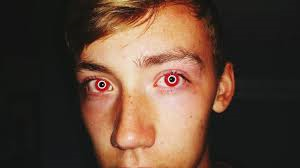
//> input picture images/face1.bmp, 300 x 168 px
$ ./main   (built with g++ and OpenCV 4)
//> lines starting //> are read from the running program, lines starting //| are printed output that depends on the picture; after the words box and inside, x2 and y2 are one past the last pixel; in counts of white or black regions, pixels touching at a corner belong together
### src/Phase2.h
#ifndef PHASE2_H
#define PHASE2_H

#include <opencv2/opencv.hpp>
using namespace cv;
using namespace std;

const int n8_di[8] = {0,-1,-1, -1, 0, 1, 1, 1};
const int n8_dj[8] = {1, 1, 0, -1, -1,-1, 0, 1};

const int n4_di[] = {-1, 0, 1, 0};
const int n4_dj[] = {0, 1, 0, -1};

typedef struct {
    Mat B;
    Mat G;
    Mat R;
} image_channels_bgr;

typedef struct {
    Mat H;
    Mat S;
    Mat V;
} image_channels_hsv;

// Data structures
struct edge_image_values {
    int min_value;
    int max_value;
};

struct labels {
    Mat labelsM;
    int no_labels;
};


Mat negative_image(Mat image);

Mat bgr_2_grayscale(Mat source);

int* compute_histogram_naive(Mat source);

Mat apply_histogram_equalization(Mat source, int* histogram);

Mat threshold_inverse_binary(Mat gray, int thresh_value);  //binarizeaza in functie de un threshold

labels BFS_labeling(Mat source);

Mat color_labels(labels labels_str);

vector<Rect> detectEyes(Mat source); //functia main de detectie ochi

Mat displayEyeZones(Mat img, vector<Rect> eyes);

image_channels_bgr break_channels(Mat source);

image_channels_hsv bgr_2_hsv(image_channels_bgr bgr_channels);

image_channels_bgr fixRedEyes(image_channels_bgr bgr_channels, image_channels_hsv hsv_channels, vector<Rect> eyes);

#endif // PHASE2_H

### src/Phase2.cpp
#include "Phase2.h"
#include <cmath>
#include <random>

using namespace cv;
using namespace std;

#include <opencv2/opencv.hpp>
#include <vector>

Mat negative_image(Mat image){

    Mat negative = image.clone();

    for(int i=0; i<image.rows; i++){
        for(int j=0; j<image.cols; j++){
            negative.at<uchar>(i,j) = 255 - image.at<uchar>(i,j);
        }
    }
    return negative;
}

Mat bgr_2_grayscale(Mat source){
    int rows, cols;
    Mat grayscale_image;

    rows = source.rows;
    cols = source.cols;
    grayscale_image = Mat(rows,cols,CV_8UC1);
    for(int i = 0; i < rows; i++) {
        for(int j = 0; j < cols; j++) {
            unsigned int blue = source.at<Vec3b>(i,j)[0];
            unsigned int green = source.at<Vec3b>(i,j)[1];
            unsigned int red = source.at<Vec3b>(i,j)[2];
            grayscale_image.at<uchar>(i,j) = (red + green + blue) / 3;
        }
    }
    return grayscale_image;
}

int* compute_histogram_naive(Mat source){

    int* histogram = (int*)calloc(256, sizeof(int));

    int rows = source.rows;
    int cols = source.cols;

    for (int i = 0; i < rows; i++) {
        for (int j = 0; j < cols; j++) {
            histogram[source.at<uchar>(i, j)]++;
        }
    }
    return histogram;
}

Mat apply_histogram_equalization(Mat source, int* histogram){

    Mat result;
    int rows = source.rows;
    int cols = source.cols;
    result = Mat(rows, cols, CV_8UC1);
    int M = source.rows * source.cols;
    float L = 255.0f;
    float pc[256] = {0};
    pc[0] = (float)histogram[0] / M;
    for (int i = 1; i < 256; i++) {
        pc[i] = pc[i-1] + (float)histogram[i] / M;
    }
    float tab[256];
    for (int i = 0; i < 256; i++) {
        tab[i] = L*pc[i];
    }

    for (int i = 0; i < rows; i++) {
        for (int j = 0; j < cols; j++) {
            uchar g_in = source.at<uchar>(i, j);
            uchar g_out = tab[g_in];
            result.at<uchar>(i, j) = g_out;
        }
    }
    return result;
}

Mat threshold_inverse_binary(Mat gray, int thresh_value) {
    Mat binary_image = Mat(gray.rows,gray.cols, CV_8UC1);

    for (int i = 0; i < gray.rows; i++) {
        for (int j = 0; j < gray.cols; j++) {
            uchar pixel = gray.at<uchar>(i, j);
            binary_image.at<uchar>(i, j) = (pixel < thresh_value) ? 255 : 0;
        }
    }
    return binary_image;
}

bool IsInside(int img_rows, int img_cols, int i, int j){

    if (i<0 || i>=img_rows || j<0 || j>=img_cols)
        return false;
    return true;
}


Mat dilation(Mat source,  int no_iter){

    Mat dst, aux;
    int rows, cols;

    rows = source.rows, cols = source.cols;
    dst = source.clone(), aux = source.clone();
    while (no_iter--) {
        for (int i = 0; i < rows; i++) {
            for (int j = 0; j < cols; j++) {
                if (aux.at<uchar>(i, j) == 0) {
                    for (int k = 0; k < 8; k++) {
                        int ni = i + n8_di[k];
                        int nj = j + n8_dj[k];
                        if (IsInside(rows, cols, ni, nj)) {
                            dst.at<uchar>(ni, nj) = 0;
                        }
                    }
                }
            }
        }
        aux = dst.clone();
    }
    return dst;

}
Mat color_labels(labels labels_str){

    int rows, cols, no_labels;
    Mat labelsM, result;
    Vec3b* colors;

    rows = labels_str.labelsM.rows;
    cols = labels_str.labelsM.cols;
    labelsM= labels_str.labelsM;
    no_labels = labels_str.no_labels;
    colors = new Vec3b[no_labels];

    default_random_engine gen;
    uniform_int_distribution<int> d(0,255);

    for (int i = 0; i < no_labels; i++) {
        uchar r = d(gen);
        uchar g = d(gen);
        uchar b = d(gen);
        colors[i] = Vec3b(b, g, r);
    }
    result = Mat(rows, cols, CV_8UC3, Scalar(255, 255, 255));
    for (int i = 0; i < rows; i++) {
        for (int j = 0; j < cols; j++) {
            int label = labelsM.at<int>(i, j);
            if (label > 0) {
                result.at<Vec3b>(i, j) = colors[label];
            }
        }
    }
    return result;
}
labels BFS_labeling(Mat source) {
    Mat labelsM;
    int rows, cols, no_labels;
    no_labels = 0;
    rows = source.rows, cols = source.cols;
    labelsM = Mat(rows, cols, CV_32SC1, Scalar(0));

    for(int i = 0; i < rows; i++) {
        for(int j = 0; j < cols; j++) {
            if (source.at<uchar>(i,j) == 0 && labelsM.at<int>(i,j) == 0) {
                no_labels++;
                std::queue<Point> Q;
                labelsM.at<int>(i,j) = no_labels;
                Q.push(Point(j,i));

                while (!Q.empty()) {
                    Point q = Q.front();
                    Q.pop();

                    for (int k = 0; k < 4; k++) {
                        int x = q.y + n4_di[k];
                        int y = q.x + n4_dj[k];

                        if (x >= 0 && x < rows && y >= 0 && y < cols) {
                            if (source.at<uchar>(x,y) == 0 && labelsM.at<int>(x,y) == 0) {
                                labelsM.at<int>(x,y) = no_labels;
                                Q.push(Point(y,x));
                            }
                        }
                    }
                }
            }
        }
    }
    return {labelsM, no_labels};
}


vector<Rect> detectEyes(Mat source) {

    Mat gray = bgr_2_grayscale(source);
    imshow("gray", gray);
    int* histogram = compute_histogram_naive(gray);
    gray = apply_histogram_equalization(gray, histogram);
    imshow("gray equalized", gray);
    Mat binary = threshold_inverse_binary(gray, 60);

    imshow("binary", binary);

    Mat invBinary;
    invBinary = negative_image(binary);

    imshow("invBinary", invBinary);

    invBinary = dilation(invBinary, 2);
    imshow("dilated", invBinary);

    labels labelsStruct = BFS_labeling(invBinary);
    Mat labelsMat = labelsStruct.labelsM;
    int no_labels = labelsStruct.no_labels;

    Mat colorLabels = color_labels(labelsStruct);
    imshow("labeled components", colorLabels);

    vector<Rect> eyes;

    image_channels_bgr bgr_channels = break_channels(source);
    image_channels_hsv hsv_channels = bgr_2_hsv(bgr_channels);

    for (int label = 1; label <= no_labels; label++) {
        int minX = invBinary.cols, minY = invBinary.rows;
        int maxX = 0, maxY = 0;
        int no_pixels = 0;
        Point center(0, 0);

        for (int y = 0; y < labelsMat.rows; y++) {
            for (int x = 0; x < labelsMat.cols; x++) {
                if (labelsMat.at<int>(y, x) == label) {
                    minX = min(minX, x);
                    minY = min(minY, y);
                    maxX = max(maxX, x);
                    maxY = max(maxY, y);
                    center.x += x;
                    center.y += y;
                    no_pixels++;
                }
            }
        }
        center.x /= no_pixels;
        center.y /= no_pixels;

        int width = maxX - minX;
        int height = maxY - minY;
        float aspectRatio = (float)width / height;

        if (aspectRatio >= 0.8 && aspectRatio <= 4 && no_pixels > 10 && no_pixels < 10000) {
            int redPixelCount = 0;
            int totalCount = 0;

            Rect eyeRect(minX, minY, width, height);
            for (int y = minY; y < maxY; y++) {
                for (int x = minX; x < maxX; x++) {
                    float h = hsv_channels.H.at<float>(y, x);
                    float s = hsv_channels.S.at<float>(y, x);
                    float v = hsv_channels.V.at<float>(y, x);
                    totalCount++;
                    if (((h >= 0 && h <= 25) || (h >= 335 && h <= 360)) &&
                        s > 0.6 && v > 0.6) {
                        redPixelCount++;
                        }
                }
            }
            float redRatio = (float)redPixelCount / totalCount;
            if (redRatio > 0.02) {
                eyes.push_back(eyeRect);
            }
        }
    }

    vector<Rect> parallelEyes;
    for (int i = 0; i < eyes.size(); i++) {
        for (int j = i + 1; j < eyes.size(); j++) {
            int centerY1 = eyes[i].y + eyes[i].height / 2;
            int centerY2 = eyes[j].y + eyes[j].height / 2;
            if (abs(centerY1 - centerY2) < 20) {
                parallelEyes.push_back(eyes[i]);
                parallelEyes.push_back(eyes[j]);
                break;
            }
        }
        if (!parallelEyes.empty()) break;
    }
    return parallelEyes.empty() ? eyes : parallelEyes;

}


Mat displayEyeZones(Mat img, vector<Rect> eyes) {

    for (Rect eye : eyes) {
        rectangle(img, eye, Scalar(0, 0, 255), 2);
    }
    return img;
}

image_channels_bgr break_channels(Mat source){
    int rows, cols;
    Mat B, G, R;
    image_channels_bgr bgr_channels;

    rows = source.rows;
    cols = source.cols;
    B = Mat(rows, cols, CV_8UC1);
    G = Mat(rows, cols, CV_8UC1);
    R = Mat(rows, cols, CV_8UC1);
    for (int i = 0; i < rows; i++) {
        for (int j = 0; j < cols; j++) {
            B.at<uchar>(i,j) = source.at<Vec3b>(i, j)[0];
            G.at<uchar>(i,j) = source.at<Vec3b>(i, j)[1];
            R.at<uchar>(i,j) = source.at<Vec3b>(i, j)[2];
        }
    }
    bgr_channels.B = B;
    bgr_channels.G = G;
    bgr_channels.R = R;
    return bgr_channels;
}

image_channels_hsv bgr_2_hsv(image_channels_bgr bgr_channels){
    int rows, cols;
    Mat H, S, V;
    image_channels_hsv hsv_channels;

    rows = bgr_channels.B.rows;
    cols = bgr_channels.B.cols;
    Mat r,g,b;
    r = Mat(rows, cols, CV_32FC1);
    g = Mat(rows, cols, CV_32FC1);
    b = Mat(rows, cols, CV_32FC1);
    V = Mat(rows, cols, CV_32FC1);
    H = Mat(rows, cols, CV_32FC1);
    S = Mat(rows, cols, CV_32FC1);
    Mat M = Mat(rows, cols, CV_32FC1);
    Mat m = Mat(rows, cols, CV_32FC1);
    Mat C = Mat(rows, cols, CV_32FC1);

    for(int i = 0; i < rows; i++) {
        for(int j = 0; j < cols; j++) {
            float red = (float)bgr_channels.R.at<uchar>(i,j)/255;
            r.at<float>(i,j) = red;
            float green = (float)bgr_channels.G.at<uchar>(i,j)/255;
            g.at<float>(i,j) = green;
            float blue = (float)bgr_channels.B.at<uchar>(i,j)/255;
            b.at<float>(i,j) = blue;

            float maxx = M.at<float>(i,j) = max(max(red, green), blue);
            float minn = m.at<float>(i,j) = min(min(red, green), blue);
            C.at<float>(i,j) = maxx - minn;
            V.at<float>(i,j) = M.at<float>(i,j);

            if (V.at<float>(i,j) != 0)
                S.at<float>(i,j) = C.at<float>(i,j)/V.at<float>(i,j);
            else
                    S.at<float>(i,j) = 0;

            if (C.at<float>(i,j) != 0) {
                if (M.at<float>(i,j) == red)
                    H.at<float>(i,j) = 60*(green - blue)/C.at<float>(i,j);
                if (M.at<float>(i,j) == green)
                    H.at<float>(i,j) = 120 + 60*(blue - red)/C.at<float>(i,j);
                if (M.at<float>(i,j) == blue)
                    H.at<float>(i,j) = 240 + 60*(red - green)/C.at<float>(i,j);
            }
            else
                H.at<float>(i,j) = 0;

            if (H.at<float>(i,j) < 0)
                H.at<float>(i,j)+= 360;
        }
    }
    hsv_channels.H = H;
    hsv_channels.S = S;
    hsv_channels.V = V;

    return hsv_channels;
}


image_channels_bgr fixRedEyes(image_channels_bgr bgr_channels, image_channels_hsv hsv_channels, vector<Rect> eyes) {
    for (int i = 0; i < eyes.size(); ++i) {
        Rect eye = eyes[i];

        Mat eyeH = hsv_channels.H(eye);
        Mat eyeS = hsv_channels.S(eye);
        Mat eyeV = hsv_channels.V(eye);

        Mat maskH = ((eyeH >= 0) & (eyeH <= 35)) | ((eyeH >= 325) & (eyeH <= 360));
        Mat maskS = (eyeS > 0.5);
        Mat maskV = (eyeV > 0.5);
        Mat red_eye_mask = maskH & maskS & maskV;

       // imshow("Red Eye Portion" + to_string(i), red_eye_mask);

        Mat eyeB = bgr_channels.B(eye);
        Mat eyeG = bgr_channels.G(eye);
        Mat eyeR = bgr_channels.R(eye);

        for (int x = 0; x < red_eye_mask.rows; x++) {
            for (int y = 0; y < red_eye_mask.cols; y++) {
                if (red_eye_mask.at<uchar>(x, y)) {
                    uchar colorOfPupil = (eyeB.at<uchar>(x, y) + eyeG.at<uchar>(x, y)) / 2;  //color of pupil
                    eyeB.at<uchar>(x, y) = eyeG.at<uchar>(x,y) = eyeR.at<uchar>(x,y) =  colorOfPupil;
                }
            }
        }
    }
    return bgr_channels;
}


//this is for comparing
// [7 lines left out: function detectEyesWithHaarCascade, not called in this run]

### main.cpp
#include <iostream>
#include <opencv2/opencv.hpp>
#include "src/Phase2.h"

using namespace std;
using namespace cv;

int main() {
    Mat source = imread("D:\\AA-UTCN\\An III\\Sem II\\PI\\Project\\Phase2 - Implementation\\images\\face1.bmp",
                        IMREAD_COLOR);
//> source is the input picture: 168 rows x 300 cols, CV_8UC3; mean B, G, R 54.2, 68.8, 92.4
    // original image
    imshow("Original", source);
    Mat detectedEyes = source.clone();

    vector<Rect> eyes = detectEyes(source);
//> after the loop in bgr_2_grayscale, `for(int i = 0; i < rows; i++)`:
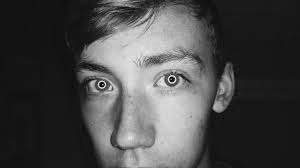
//> grayscale_image: 168 rows x 300 cols, CV_8UC1; min 1, max 236, mean 71.6
//> after the loop in apply_histogram_equalization, `for (int i = 1; i < 256; i++)`: pc = 256 values from 0 to 1
//> after the loop in apply_histogram_equalization, `for (int i = 0; i < 256; i++)`: tab = 256 values from 0 to 255
//> after the loop in threshold_inverse_binary, `for (int i = 0; i < gray.rows; i++)`:
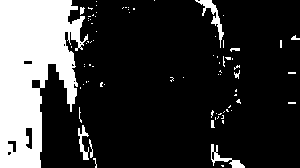
//> binary_image: 168 rows x 300 cols, CV_8UC1; 21.2% white; 79 white regions (69 under 20 px), largest, box (x1, y1, x2, y2) and area: (0, 0, 88, 168) 9524, (195, 0, 224, 48) 298, (211, 144, 245, 168) 228
//> after the loop in dilation, `while (no_iter--)`: no_iter = -1
//> the loop in BFS_labeling, `for(int i = 0; i < rows; i++)` made 168 passes
//> no_labels on passes 1 to 3: 3, 3, 3
//> after the loop in BFS_labeling, `for(int i = 0; i < rows; i++)`:
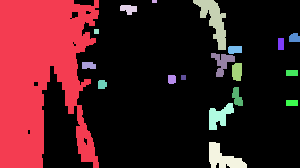
//> labelsM: 168 rows x 300 cols, CV_32SC1; 20 distinct labels, from 0 to 19; one colour per label, 0 black
//> after the loop in BFS_labeling, `for(int i = 0; i < rows; i++)`: no_labels = 19
//> in color_labels, `rows = labels_str.labelsM.rows;`: rows = 168
//> in color_labels, `cols = labels_str.labelsM.cols;`: cols = 300
//> in color_labels, `no_labels = labels_str.no_labels;`: no_labels = 19
//> the loop in color_labels, `for (int i = 0; i < no_labels; i++)` made 19 passes
//> after the loop in break_channels, `for (int i = 0; i < rows; i++)`:
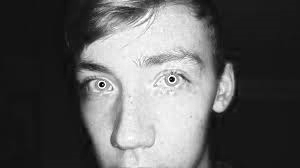
//> R: 168 rows x 300 cols, CV_8UC1; min 0, max 255, mean 92.4
//> in bgr_2_hsv, `rows = bgr_channels.B.rows;`: rows = 168
//> in bgr_2_hsv, `cols = bgr_channels.B.cols;`: cols = 300
//> after the loop in bgr_2_hsv, `for(int i = 0; i < rows; i++)`:
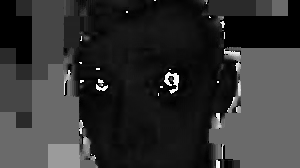
//> H: 168 rows x 300 cols, CV_32FC1; min 0, max 359.6, mean 72.4; drawn with min black and max white
//> the loop in detectEyes, `for (int label = 1; label <= no_labels; label++)` made 19 passes
//> (minX, minY, maxX, maxY, no_pixels, width, height, aspectRatio) on passes 2, 4, 5, 6, 8, 9, 10, 12: (152, 0, 156, 2, 15, 4, 2, 2), (120, 5, 136, 14, 120, 16, 9, 1.78), (94, 29, 98, 33, 25, 4, 4, 1), (289, 33, 299, 41, 86, 10, 8, 1.25), (228, 46, 241, 53, 102, 13, 7, 1.86), (211, 53, 234, 76, 279, 23, 23, 1), (82, 62, 95, 68, 89, 13, 6, 2.17), (286, 70, 297, 75, 72, 11, 5, 2.2)
//> the loop in detectEyes, `for (int i = 0; i < eyes.size(); i++)` made 1 pass
//> after the loop in detectEyes, `for (int i = 0; i < eyes.size(); i++)`: parallelEyes = 2 Rects (x, y, width, height): [211, 53, 23, 23], [168, 75, 7, 8]
//> eyes has the same summary as parallelEyes in detectEyes
    displayEyeZones(detectedEyes, eyes);
//> the loop in displayEyeZones, `for (Rect eye : eyes)` made 2 passes
//> after the loop in displayEyeZones, `for (Rect eye : eyes)`:
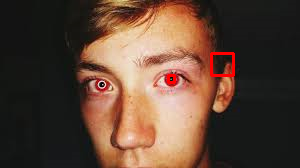
//> img: 168 rows x 300 cols, CV_8UC3; 0.66% of pixels changed, all inside (x1, y1, x2, y2) = (167, 52, 235, 84)
    imshow("Detected eyes", detectedEyes);

    Mat result = source.clone();
    image_channels_bgr bgr = break_channels(result);
    image_channels_hsv hsv = bgr_2_hsv(bgr);

    bgr = fixRedEyes(bgr, hsv, eyes);
//> the loop in fixRedEyes, `for (int i = 0; i < eyes.size(); ++i)` made 2 passes
//> pass 1, in fixRedEyes, `Mat maskH = ((eyeH >= 0) & (eyeH <= 35)) | ((eyeH >= 325) & (eyeH <= 3..`:
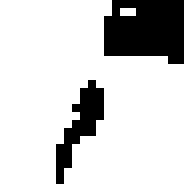
//> maskH: 23 rows x 23 cols, CV_8UC1 (shown 8 times larger); 81.3% white; 2 black regions, box (x1, y1, x2, y2) and area: (13, 0, 23, 8) 68, (7, 10, 13, 23) 31

    for (int i = 0; i < bgr.B.rows; i++) {
        for (int j = 0; j < bgr.B.cols; j++) {
            uchar b = bgr.B.at<uchar>(i, j);
            uchar g = bgr.G.at<uchar>(i, j);
            uchar r = bgr.R.at<uchar>(i, j);
            result.at<Vec3b>(i, j) = Vec3b(b, g, r);
        }
    }

    imshow("Fixed Image", result);

    Mat detectedEyes2 = source.clone();
//> (the run ends here: the program needs code that is not available in this run, at `vector<Rect> eyes2 = detectEyesWithHaarCascade(result);`)

$ run again, with images/face11.bmp copied over images/face1.bmp
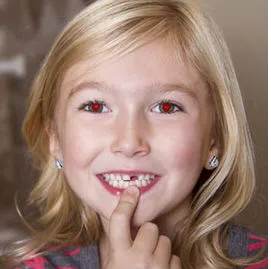
//> input picture images/face11.bmp, 271 x 269 px
//> source is the input picture: 269 rows x 271 cols, CV_8UC3; mean B, G, R 110.3, 123.2, 151.5
//> after the loop in apply_histogram_equalization, `for (int i = 1; i < 256; i++)`: pc = 256 values from 0 to 1
//> after the loop in apply_histogram_equalization, `for (int i = 0; i < 256; i++)`: tab = 256 values from 0 to 255
//> after the loop in dilation, `while (no_iter--)`: no_iter = -1
//> the loop in BFS_labeling, `for(int i = 0; i < rows; i++)` made 269 passes
//> no_labels on passes 1 to 3: 4, 4, 4
//> after the loop in BFS_labeling, `for(int i = 0; i < rows; i++)`:
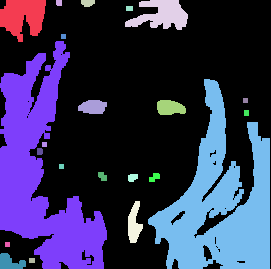
//> labelsM: 269 rows x 271 cols, CV_32SC1; 23 distinct labels, from 0 to 22; one colour per label, 0 black
//> after the loop in BFS_labeling, `for(int i = 0; i < rows; i++)`: no_labels = 22
//> in color_labels, `rows = labels_str.labelsM.rows;`: rows = 269
//> in color_labels, `cols = labels_str.labelsM.cols;`: cols = 271
//> in color_labels, `no_labels = labels_str.no_labels;`: no_labels = 22
//> the loop in color_labels, `for (int i = 0; i < no_labels; i++)` made 22 passes
//> in bgr_2_hsv, `rows = bgr_channels.B.rows;`: rows = 269
//> in bgr_2_hsv, `cols = bgr_channels.B.cols;`: cols = 271
//> the loop in detectEyes, `for (int label = 1; label <= no_labels; label++)` made 22 passes
//> (minX, minY, maxX, maxY, no_pixels, width, height, aspectRatio) on passes 2, 3, 4, 5, 6, 9, 10, 11: (56, 0, 61, 5, 35, 5, 5, 1), (81, 0, 94, 6, 81, 13, 6, 2.17), (125, 0, 187, 29, 1137, 62, 29, 2.14), (126, 6, 132, 10, 35, 6, 4, 1.5), (61, 34, 65, 38, 25, 4, 4, 1), (243, 98, 247, 102, 25, 4, 4, 1), (78, 100, 106, 113, 323, 28, 13, 2.15), (157, 100, 185, 114, 353, 28, 14, 2)
//> the loop in detectEyes, `for (int i = 0; i < eyes.size(); i++)` made 2 passes
//> eyes = 2 Rects (x, y, width, height): [78, 100, 28, 13], [29, 258, 5, 4]
//> the loop in displayEyeZones, `for (Rect eye : eyes)` made 2 passes
//> after the loop in displayEyeZones, `for (Rect eye : eyes)`:
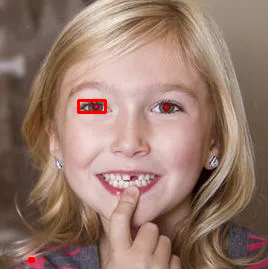
//> img: 269 rows x 271 cols, CV_8UC3; 0.37% of pixels changed, all inside (x1, y1, x2, y2) = (28, 99, 107, 263)
//> the loop in fixRedEyes, `for (int i = 0; i < eyes.size(); ++i)` made 2 passes
